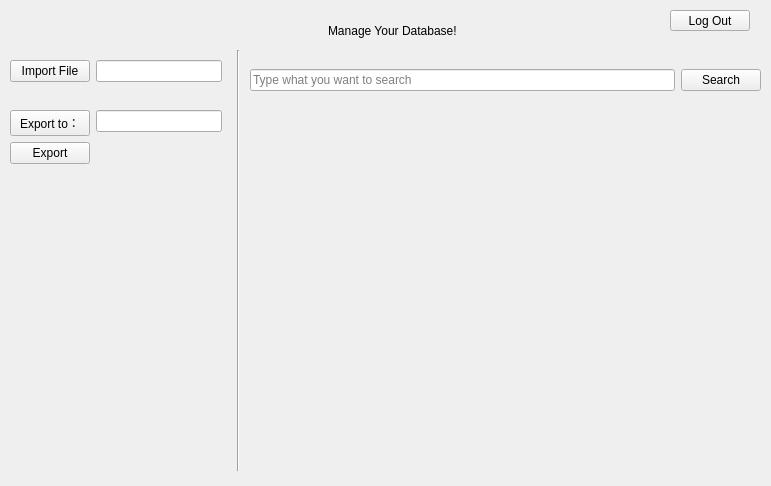
<?xml version="1.0" encoding="UTF-8"?>
<ui version="4.0">
 <class>MainViewWidget</class>
 <widget class="QWidget" name="MainViewWidget">
  <property name="geometry">
   <rect>
    <x>0</x>
    <y>0</y>
    <width>771</width>
    <height>486</height>
   </rect>
  </property>
  <property name="windowTitle">
   <string>Form</string>
  </property>
  <widget class="QWidget" name="wTitle" native="true">
   <property name="geometry">
    <rect>
     <x>290</x>
     <y>10</y>
     <width>183</width>
     <height>41</height>
    </rect>
   </property>
   <layout class="QHBoxLayout" name="horizontalLayout">
    <item>
     <spacer name="horizontalSpacer">
      <property name="orientation">
       <enum>Qt::Horizontal</enum>
      </property>
      <property name="sizeHint" stdset="0">
       <size>
        <width>40</width>
        <height>20</height>
       </size>
      </property>
     </spacer>
    </item>
    <item>
     <widget class="QLabel" name="lblTitle">
      <property name="text">
       <string>Manage Your Database!</string>
      </property>
     </widget>
    </item>
    <item>
     <spacer name="horizontalSpacer_2">
      <property name="orientation">
       <enum>Qt::Horizontal</enum>
      </property>
      <property name="sizeHint" stdset="0">
       <size>
        <width>17</width>
        <height>20</height>
       </size>
      </property>
     </spacer>
    </item>
   </layout>
  </widget>
  <widget class="QWidget" name="wImport" native="true">
   <property name="geometry">
    <rect>
     <x>10</x>
     <y>60</y>
     <width>212</width>
     <height>40</height>
    </rect>
   </property>
   <layout class="QFormLayout" name="formLayout_2">
    <item row="0" column="0">
     <widget class="QPushButton" name="btnImportFile">
      <property name="text">
       <string>Import File</string>
      </property>
     </widget>
    </item>
    <item row="0" column="1">
     <widget class="QLineEdit" name="lbImportFile"/>
    </item>
   </layout>
  </widget>
  <widget class="QWidget" name="wSearch" native="true">
   <property name="geometry">
    <rect>
     <x>250</x>
     <y>60</y>
     <width>511</width>
     <height>40</height>
    </rect>
   </property>
   <layout class="QHBoxLayout" name="horizontalLayout_2">
    <item>
     <widget class="QLineEdit" name="leSearch">
      <property name="placeholderText">
       <string>Type what you want to search</string>
      </property>
     </widget>
    </item>
    <item>
     <widget class="QPushButton" name="btnSearch">
      <property name="text">
       <string>Search</string>
      </property>
     </widget>
    </item>
   </layout>
  </widget>
  <widget class="Line" name="line">
   <property name="geometry">
    <rect>
     <x>230</x>
     <y>50</y>
     <width>16</width>
     <height>421</height>
    </rect>
   </property>
   <property name="orientation">
    <enum>Qt::Vertical</enum>
   </property>
  </widget>
  <widget class="QWidget" name="wExport" native="true">
   <property name="geometry">
    <rect>
     <x>10</x>
     <y>110</y>
     <width>212</width>
     <height>71</height>
    </rect>
   </property>
   <layout class="QFormLayout" name="formLayout">
    <item row="0" column="0">
     <widget class="QPushButton" name="btnExportPath">
      <property name="text">
       <string>Export to：</string>
      </property>
     </widget>
    </item>
    <item row="0" column="1">
     <widget class="QLineEdit" name="lblExportFile"/>
    </item>
    <item row="1" column="0">
     <widget class="QPushButton" name="btnExport">
      <property name="text">
       <string>Export</string>
      </property>
     </widget>
    </item>
   </layout>
  </widget>
  <widget class="QPushButton" name="btnLogOut">
   <property name="geometry">
    <rect>
     <x>670</x>
     <y>10</y>
     <width>80</width>
     <height>21</height>
    </rect>
   </property>
   <property name="text">
    <string>Log Out</string>
   </property>
  </widget>
 </widget>
 <resources/>
 <connections/>
</ui>
